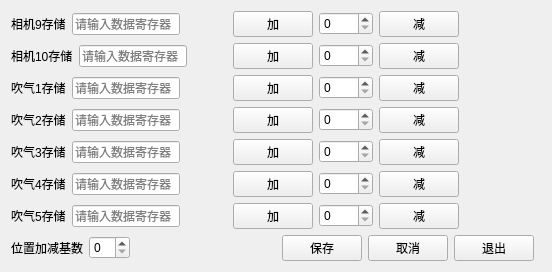
     <widget class="QWidget" name="tab_3">
      <attribute name="title">
       <string>相机存储位置</string>
      </attribute>
      <layout class="QVBoxLayout" name="verticalLayout_38">
       <item>
        <layout class="QHBoxLayout" name="horizontalLayout_86">
         <property name="rightMargin">
          <number>82</number>
         </property>
         <item>
          <widget class="QLabel" name="label_4">
           <property name="text">
            <string>相机9存储</string>
           </property>
          </widget>
         </item>
         <item>
          <widget class="QLineEdit" name="lineEdit_32">
           <property name="placeholderText">
            <string>请输入数据寄存器</string>
           </property>
          </widget>
         </item>
         <item>
          <spacer name="horizontalSpacer_9">
           <property name="orientation">
            <enum>Qt::Horizontal</enum>
           </property>
           <property name="sizeType">
            <enum>QSizePolicy::Expanding</enum>
           </property>
           <property name="sizeHint" stdset="0">
            <size>
             <width>40</width>
             <height>20</height>
            </size>
           </property>
          </spacer>
         </item>
         <item>
          <widget class="QPushButton" name="pushButton_48">
           <property name="sizePolicy">
            <sizepolicy hsizetype="Fixed" vsizetype="Fixed">
             <horstretch>0</horstretch>
             <verstretch>0</verstretch>
            </sizepolicy>
           </property>
           <property name="text">
            <string>加</string>
           </property>
           <property name="autoRepeat">
            <bool>false</bool>
           </property>
          </widget>
         </item>
         <item>
          <widget class="QSpinBox" name="spinBox_13">
           <property name="sizePolicy">
            <sizepolicy hsizetype="Expanding" vsizetype="Fixed">
             <horstretch>0</horstretch>
             <verstretch>0</verstretch>
            </sizepolicy>
           </property>
           <property name="maximum">
            <number>1000</number>
           </property>
          </widget>
         </item>
         <item>
          <widget class="QPushButton" name="pushButton_49">
           <property name="sizePolicy">
            <sizepolicy hsizetype="Fixed" vsizetype="Fixed">
             <horstretch>0</horstretch>
             <verstretch>0</verstretch>
            </sizepolicy>
           </property>
           <property name="text">
            <string>减</string>
           </property>
          </widget>
         </item>
        </layout>
       </item>
       <item>
        <layout class="QHBoxLayout" name="horizontalLayout_87">
         <property name="rightMargin">
          <number>82</number>
         </property>
         <item>
          <widget class="QLabel" name="label_8">
           <property name="text">
            <string>相机10存储</string>
           </property>
          </widget>
         </item>
         <item>
          <widget class="QLineEdit" name="lineEdit_66">
           <property name="placeholderText">
            <string>请输入数据寄存器</string>
           </property>
          </widget>
         </item>
         <item>
          <spacer name="horizontalSpacer_10">
           <property name="orientation">
            <enum>Qt::Horizontal</enum>
           </property>
           <property name="sizeHint" stdset="0">
            <size>
             <width>40</width>
             <height>20</height>
            </size>
           </property>
          </spacer>
         </item>
         <item>
          <widget class="QPushButton" name="pushButton_50">
           <property name="text">
            <string>加</string>
           </property>
          </widget>
         </item>
         <item>
          <widget class="QSpinBox" name="spinBox_14">
           <property name="sizePolicy">
            <sizepolicy hsizetype="Expanding" vsizetype="Fixed">
             <horstretch>0</horstretch>
             <verstretch>0</verstretch>
            </sizepolicy>
           </property>
           <property name="maximum">
            <number>1000</number>
           </property>
          </widget>
         </item>
         <item>
          <widget class="QPushButton" name="pushButton_51">
           <property name="text">
            <string>减</string>
           </property>
          </widget>
         </item>
        </layout>
       </item>
       <item>
        <layout class="QHBoxLayout" name="horizontalLayout_88">
         <property name="rightMargin">
          <number>82</number>
         </property>
         <item>
          <widget class="QLabel" name="label_85">
           <property name="text">
            <string>吹气1存储</string>
           </property>
          </widget>
         </item>
         <item>
          <widget class="QLineEdit" name="lineEdit_63">
           <property name="placeholderText">
            <string>请输入数据寄存器</string>
           </property>
          </widget>
         </item>
         <item>
          <spacer name="horizontalSpacer_11">
           <property name="orientation">
            <enum>Qt::Horizontal</enum>
           </property>
           <property name="sizeHint" stdset="0">
            <size>
             <width>40</width>
             <height>20</height>
            </size>
           </property>
          </spacer>
         </item>
         <item>
          <widget class="QPushButton" name="pushButton_52">
           <property name="text">
            <string>加</string>
           </property>
          </widget>
         </item>
         <item>
          <widget class="QSpinBox" name="spinBox_15">
           <property name="sizePolicy">
            <sizepolicy hsizetype="Expanding" vsizetype="Fixed">
             <horstretch>0</horstretch>
             <verstretch>0</verstretch>
            </sizepolicy>
           </property>
           <property name="maximum">
            <number>1000</number>
           </property>
          </widget>
         </item>
         <item>
          <widget class="QPushButton" name="pushButton_53">
           <property name="text">
            <string>减</string>
           </property>
          </widget>
         </item>
        </layout>
       </item>
       <item>
        <layout class="QHBoxLayout" name="horizontalLayout_89">
         <property name="rightMargin">
          <number>82</number>
         </property>
         <item>
          <widget class="QLabel" name="label_86">
           <property name="text">
            <string>吹气2存储</string>
           </property>
          </widget>
         </item>
         <item>
          <widget class="QLineEdit" name="lineEdit_65">
           <property name="placeholderText">
            <string>请输入数据寄存器</string>
           </property>
          </widget>
         </item>
         <item>
          <spacer name="horizontalSpacer_12">
           <property name="orientation">
            <enum>Qt::Horizontal</enum>
           </property>
           <property name="sizeHint" stdset="0">
            <size>
             <width>40</width>
             <height>20</height>
            </size>
           </property>
          </spacer>
         </item>
         <item>
          <widget class="QPushButton" name="pushButton_54">
           <property name="text">
            <string>加</string>
           </property>
          </widget>
         </item>
         <item>
          <widget class="QSpinBox" name="spinBox_16">
           <property name="sizePolicy">
            <sizepolicy hsizetype="Expanding" vsizetype="Fixed">
             <horstretch>0</horstretch>
             <verstretch>0</verstretch>
            </sizepolicy>
           </property>
           <property name="maximum">
            <number>1000</number>
           </property>
          </widget>
         </item>
         <item>
          <widget class="QPushButton" name="pushButton_55">
           <property name="text">
            <string>减</string>
           </property>
          </widget>
         </item>
        </layout>
       </item>
       <item>
        <layout class="QHBoxLayout" name="horizontalLayout_90">
         <property name="rightMargin">
          <number>82</number>
         </property>
         <item>
          <widget class="QLabel" name="label_87">
           <property name="text">
            <string>吹气3存储</string>
           </property>
          </widget>
         </item>
         <item>
          <widget class="QLineEdit" name="lineEdit_67">
           <property name="placeholderText">
            <string>请输入数据寄存器</string>
           </property>
          </widget>
         </item>
         <item>
          <spacer name="horizontalSpacer_13">
           <property name="orientation">
            <enum>Qt::Horizontal</enum>
           </property>
           <property name="sizeHint" stdset="0">
            <size>
             <width>40</width>
             <height>20</height>
            </size>
           </property>
          </spacer>
         </item>
         <item>
          <widget class="QPushButton" name="pushButton_56">
           <property name="text">
            <string>加</string>
           </property>
          </widget>
         </item>
         <item>
          <widget class="QSpinBox" name="spinBox_17">
           <property name="sizePolicy">
            <sizepolicy hsizetype="Expanding" vsizetype="Fixed">
             <horstretch>0</horstretch>
             <verstretch>0</verstretch>
            </sizepolicy>
           </property>
           <property name="maximum">
            <number>1000</number>
           </property>
          </widget>
         </item>
         <item>
          <widget class="QPushButton" name="pushButton_57">
           <property name="text">
            <string>减</string>
           </property>
          </widget>
         </item>
        </layout>
       </item>
       <item>
        <layout class="QHBoxLayout" name="horizontalLayout_91">
         <property name="rightMargin">
          <number>82</number>
         </property>
         <item>
          <widget class="QLabel" name="label_89">
           <property name="text">
            <string>吹气4存储</string>
           </property>
          </widget>
         </item>
         <item>
          <widget class="QLineEdit" name="lineEdit_64">
           <property name="placeholderText">
            <string>请输入数据寄存器</string>
           </property>
          </widget>
         </item>
         <item>
          <spacer name="horizontalSpacer_14">
           <property name="orientation">
            <enum>Qt::Horizontal</enum>
           </property>
           <property name="sizeHint" stdset="0">
            <size>
             <width>40</width>
             <height>20</height>
            </size>
           </property>
          </spacer>
         </item>
         <item>
          <widget class="QPushButton" name="pushButton_58">
           <property name="text">
            <string>加</string>
           </property>
          </widget>
         </item>
         <item>
          <widget class="QSpinBox" name="spinBox_18">
           <property name="sizePolicy">
            <sizepolicy hsizetype="Expanding" vsizetype="Fixed">
             <horstretch>0</horstretch>
             <verstretch>0</verstretch>
            </sizepolicy>
           </property>
           <property name="maximum">
            <number>1000</number>
           </property>
          </widget>
         </item>
         <item>
          <widget class="QPushButton" name="pushButton_59">
           <property name="text">
            <string>减</string>
           </property>
          </widget>
         </item>
        </layout>
       </item>
       <item>
        <layout class="QHBoxLayout" name="horizontalLayout_92">
         <property name="rightMargin">
          <number>82</number>
         </property>
         <item>
          <widget class="QLabel" name="label_88">
           <property name="text">
            <string>吹气5存储</string>
           </property>
          </widget>
         </item>
         <item>
          <widget class="QLineEdit" name="lineEdit_68">
           <property name="placeholderText">
            <string>请输入数据寄存器</string>
           </property>
          </widget>
         </item>
         <item>
          <spacer name="horizontalSpacer_15">
           <property name="orientation">
            <enum>Qt::Horizontal</enum>
           </property>
           <property name="sizeHint" stdset="0">
            <size>
             <width>40</width>
             <height>20</height>
            </size>
           </property>
          </spacer>
         </item>
         <item>
          <widget class="QPushButton" name="pushButton_60">
           <property name="text">
            <string>加</string>
           </property>
          </widget>
         </item>
         <item>
          <widget class="QSpinBox" name="spinBox_20">
           <property name="sizePolicy">
            <sizepolicy hsizetype="Expanding" vsizetype="Fixed">
             <horstretch>0</horstretch>
             <verstretch>0</verstretch>
            </sizepolicy>
           </property>
           <property name="maximum">
            <number>1000</number>
           </property>
          </widget>
         </item>
         <item>
          <widget class="QPushButton" name="pushButton_61">
           <property name="text">
            <string>减</string>
           </property>
          </widget>
         </item>
        </layout>
       </item>
       <item>
        <layout class="QHBoxLayout" name="horizontalLayout_7">
         <property name="rightMargin">
          <number>7</number>
         </property>
         <item>
          <widget class="QLabel" name="label_2">
           <property name="text">
            <string>位置加减基数</string>
           </property>
          </widget>
         </item>
         <item>
          <widget class="QSpinBox" name="spinBox_8"/>
         </item>
         <item>
          <spacer name="horizontalSpacer_17">
           <property name="orientation">
            <enum>Qt::Horizontal</enum>
           </property>
           <property name="sizeHint" stdset="0">
            <size>
             <width>40</width>
             <height>20</height>
            </size>
           </property>
          </spacer>
         </item>
         <item>
          <widget class="QPushButton" name="pushButton_14">
           <property name="text">
            <string>保存</string>
           </property>
          </widget>
         </item>
         <item>
          <widget class="QPushButton" name="pushButton_15">
           <property name="text">
            <string>取消</string>
           </property>
          </widget>
         </item>
         <item>
          <widget class="QPushButton" name="pushButton_3">
           <property name="text">
            <string>退出</string>
           </property>
          </widget>
         </item>
        </layout>
       </item>
      </layout>
     </widget>
